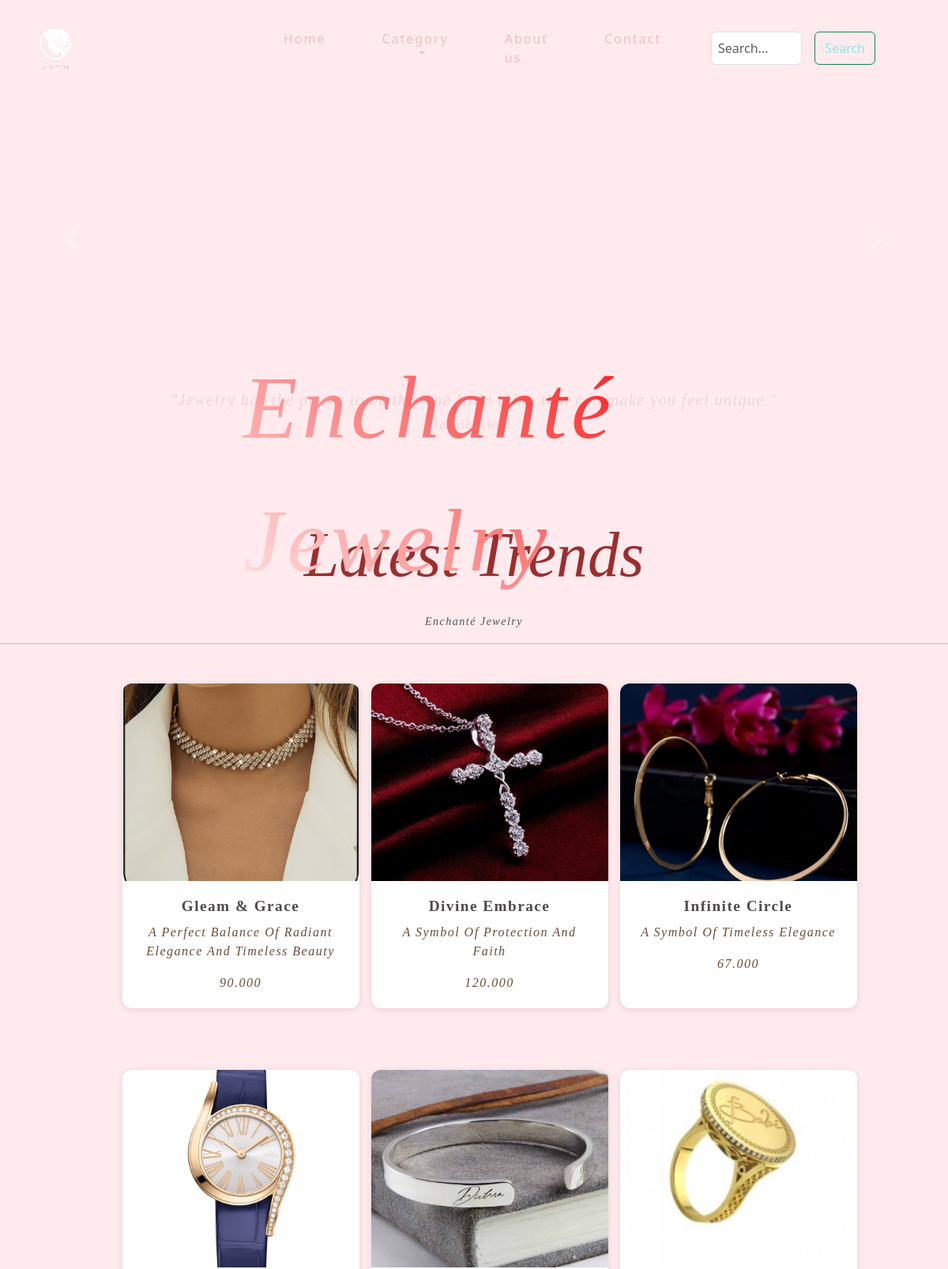
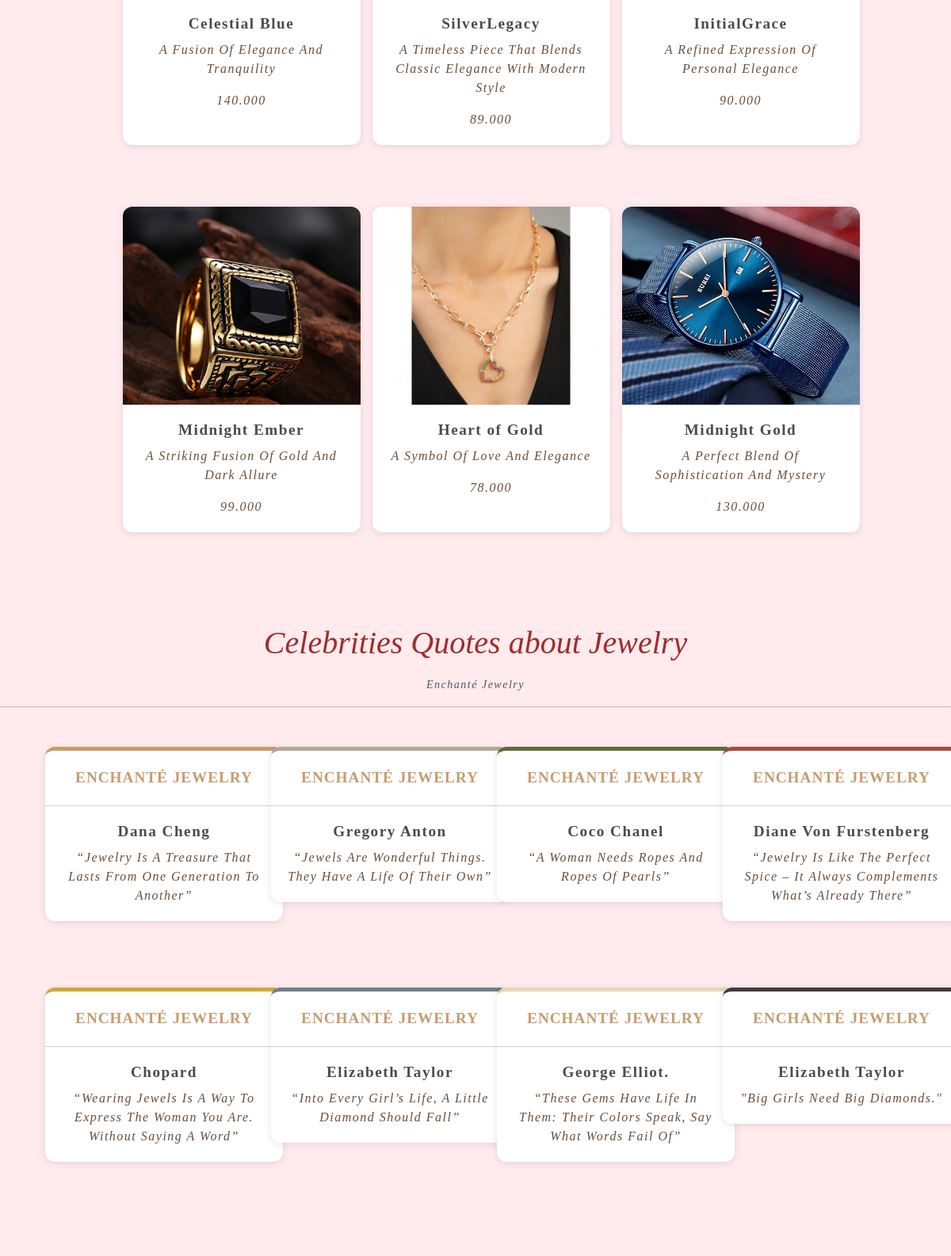
The page / (upper part) on the database its author committed (2 pictures, top to bottom).
### application/models.py (models this page shows, shortened)
class Item(models.Model):
    item_title = models.CharField(max_length=250,null=True, blank=True)
    item_image = models.ImageField(upload_to="item/", null=True, blank=True )
    item_price = models.DecimalField(max_digits=10, decimal_places=3, null=True, blank=True)
    item_description = models.TextField(max_length=500, null=True, blank=True)

### application/views.py (the view)
# urls.py: path("", views.project, name="projectPage"),
def project(request):
    categories = Category.objects.all()
    products = Product.objects.all()
    items = Item.objects.all()
    context = {"products": products, "categories": categories, "items": items}
    return render(request, "project.html", context)

### application/templates/project.html (shortened to what this page needs)
<!DOCTYPE html>
{% extends 'index.html' %}
{% load static %}
{% block content %}
<div id="carouselExampleCaptions" class="carousel slide" style="background-color: rgb(255, 234, 237); z-index: 1;">
    <div id="carouselExampleAutoplaying" class="carousel slide" data-bs-ride="carousel">
        <div class="carousel-inner">
            <div class="carousel-item active">
                <video autoplay muted loop style="width: 100%; height: 100%; object-fit: cover;">
                    <source
                        src="{% static 'images/356936_Gold Jewelry Necklace Presentation_By_David_Tembleque_Artlist_HD.mp4' %}"
                        type="video/mp4">
                </video>
                <div class="carousel-caption d-none d-md-block">
                    <h5 style="color:rgb(240, 214, 218); font-family: 'Playfair Display', serif; font-style: italic;">
                        "Jewelry has
                        the power to be this one little thing that can make you feel
                        unique."</h5>
                    <p style="color:rgb(240, 214, 218); font-family: 'Playfair Display', serif; font-style: italic;">
                        Jennie Kwon.
                    </p>
                </div>
            </div>
        </div>
        <button class="carousel-control-prev" type="button" data-bs-target="#carouselExampleAutoplaying"
            data-bs-slide="prev">
            <span class="carousel-control-prev-icon" aria-hidden="true"></span>
        </button>
        <button class="carousel-control-next" type="button" data-bs-target="#carouselExampleAutoplaying"
            data-bs-slide="next">
            <span class="carousel-control-next-icon" aria-hidden="true"></span>
        </button>
    </div>
    {% include 'navbar.html' %}
    <div>
        <h1 class="pagetitle mt-5 mb-4"
            style="font-style: italic; font-family: 'Playfair Display', serif; color: rgb(158, 45, 45); text-align: center; font-size: 80px;">
            Latest Trends</h1>
    </div>
    <p class="card-text" style="text-align: center; font-style: italic;">
        <small class="text-body-secondary">Enchanté Jewelry</small>
    </p>
    <hr>
    <main>
        <section class="container">
            <div class="row">
                {% for item in items %}
                <div class="col-12 col-md-6 col-lg-3 mb-5">
                    <a href="{% url 'itemPage' item.pk %}" style="text-decoration: none;">
                        <div class="card h-100">
                            <img src="{{item.item_image.url}}" class="card-img-top" alt="...">
                            <div class="card-body">
                                <h5 class="card-title">{{item.item_title}}</h5>
                                <p class="card-text">{{item.item_description}}</p>
                                <p class="card-text">{{item.item_price}}</p>
                            </div>
                        </div>
                    </a>
                </div>
                {% endfor %}
            </div>
        </section>
    </main>
    <div
        style="font-style: italic; font-family: 'Playfair Display', serif; color: rgb(158, 45, 45); text-align: center; font-size: 80px;">
        <h1 class="mt-5 mb-3">Celebrities Quotes about Jewelry</h1>
    </div>
    <p class="card-text" style="text-align: center; font-style: italic;">
        <small class="text-body-secondary">Enchanté Jewelry</small>
    </p>
    <hr>
    <div class="container mb-5">
        <div class="row">
            <div class="col-12 col-md-3">
                <div class="card border-primary mb-4">
                    <div class="card-header">Enchanté Jewelry</div>
                    <div class="card-body text-primary">
                        <h5 class="card-title">Dana Cheng</h5>
                        <p class="card-text">“Jewelry is a treasure that lasts from one generation to another”</p>
                    </div>
                </div>
            </div>
            <div class="col-12 col-md-3">
                <div class="card border-secondary mb-4">
                    <div class="card-header">Enchanté Jewelry</div>
                    <div class="card-body text-secondary">
                        <h5 class="card-title">Gregory Anton</h5>
                        <p class="card-text">“Jewels are wonderful things. They have a life of their own”</p>
                    </div>
                </div>
            </div>
            <div class="col-12 col-md-3">
                <div class="card border-success mb-4">
                    <div class="card-header">Enchanté Jewelry</div>
                    <div class="card-body text-success">
                        <h5 class="card-title">Coco Chanel</h5>
                        <p class="card-text">“A woman needs ropes and ropes of pearls”</p>
                    </div>
                </div>
            </div>
            <div class="col-12 col-md-3">
                <div class="card border-danger mb-4">
                    <div class="card-header">Enchanté Jewelry</div>
                    <div class="card-body text-danger">
                        <h5 class="card-title">Diane Von Furstenberg</h5>
                        <p class="card-text">“Jewelry is like the perfect spice – it always complements what’s already
                            there”</p>
                    </div>
                </div>
            </div>
            <div class="col-12 col-md-3">
                <div class="card border-warning mb-4">
                    <div class="card-header">Enchanté Jewelry</div>
                    <div class="card-body">
                        <h5 class="card-title">Chopard</h5>
                        <p class="card-text">“Wearing jewels is a way to express the woman you are. Without saying a
                            word”</p>
                    </div>
                </div>
            </div>
            <div class="col-12 col-md-3">
                <div class="card border-info mb-4">
                    <div class="card-header">Enchanté Jewelry</div>
                    <div class="card-body">
                        <h5 class="card-title">Elizabeth Taylor</h5>
                        <p class="card-text">“Into every girl’s life, a little diamond should fall”</p>
                    </div>
                </div>
            </div>
            <div class="col-12 col-md-3">
                <div class="card border-light mb-4">
                    <div class="card-header">Enchanté Jewelry</div>
                    <div class="card-body">
                        <h5 class="card-title">George Elliot.</h5>
                        <p class="card-text">“These gems have life in them: their colors speak, say what words fail of”
                        </p>
                    </div>
                </div>
            </div>
            <div class="col-12 col-md-3">
                <div class="card border-dark mb-4">
                    <div class="card-header">Enchanté Jewelry</div>
                    <div class="card-body">
                        <h5 class="card-title">Elizabeth Taylor</h5>
                        <p class="card-text">"Big girls need big diamonds."</p>
                    </div>
                </div>
            </div>
        </div>
    </div>
    {% endblock %}

### application/static/CSS/style.css (style rules this page uses)
* { margin: 0; padding: 0; box-sizing: border-box; }
body { line-height: 1.5; font-size: 2em; font-family:'Playfair Display', serif; }
.carousel-inner video { position: relative; height: auto; width: 100%; z-index: -1; filter: brightness(30%); }
h5 { font-family: 'Playfair Display', serif; letter-spacing: 1.5px; }
p { font-family: 'Playfair Display', serif; letter-spacing: 1.5px; text-transform: capitalize; }
.container { display: flex; margin: 30px; justify-content: space-between; gap: 20px; padding: 20px; margin-bottom: 20px; margin-right: 20px; border-radius: 10px; }
.card { width: 300px; height: 400px; background-color: #f0f0f0; border: 1px solid #ccc; box-shadow: 0 4px 8px rgba(0, 0, 0, 0.1); }
h1 { text-align: center; }
.pagetitle { text-align: left; }

### application/templates/project.html (style rules this page uses)
.row { display: flex; flex-wrap: wrap; gap: 30px; justify-content: center; }
.card { background-color: #fff; border-radius: 12px; border: none; box-shadow: 0 2px 10px rgba(0, 0, 0, 0.1); transition: transform 0.3s ease, box-shadow 0.3s ease; overflow: hidden; }
.card-img-top { height: 250px; object-fit: cover; transition: opacity 0.3s ease; }
.card-header { background-color: transparent; font-family: 'Playfair Display', serif; font-size: 1.2rem; color: #C69C6D; text-align: center; padding: 20px 0; font-weight: bold; letter-spacing: 1px; text-transform: uppercase; }
.card-body { padding: 20px; text-align: center; }
.card-title { font-family: 'Playfair Display', serif; font-size: 1.2rem; color: #4F4A4A; font-weight: bold; margin-bottom: 10px; }
.card-text { font-family: 'Times New Roman', Times, serif; font-size: 1rem; color: #6A4E39; font-style: italic; }
.border-primary { border-top: 5px solid #C69C6D !important; }
.border-secondary { border-top: 5px solid #B0A995 !important; }
.border-success { border-top: 5px solid #5D6B3B !important; }
.border-danger { border-top: 5px solid #A24D41 !important; }
.border-warning { border-top: 5px solid #D1A83C !important; }
.border-info { border-top: 5px solid #6A7F8C !important; }
.border-light { border-top: 5px solid #E3D9B4 !important; }
.border-dark { border-top: 5px solid #3E3C3A !important; }
.col-12.col-md-3 { flex: 1 1 calc(25% - 30px); max-width: calc(25% - 30px); margin-bottom: 30px; }

### rows shown on the page
Item: item_image (picture), item_title "Gleam & Grace", item_description "A Perfect Balance Of Radiant Elegance And Timeless Beauty", item_price "90.000"
Item: item_image (picture), item_title "Divine Embrace", item_description "A Symbol Of Protection And Faith", item_price "120.000"
Item: item_image (picture), item_title "Infinite Circle", item_description "A Symbol Of Timeless Elegance", item_price "67.000"
Item: item_image (picture), item_title "Celestial Blue", item_description "A Fusion Of Elegance And Tranquility", item_price "140.000"
Item: item_image (picture), item_title "SilverLegacy", item_description "A Timeless Piece That Blends Classic Elegance With Modern Style", item_price "89.000"
Item: item_image (picture), item_title "InitialGrace", item_description "A Refined Expression Of Personal Elegance", item_price "90.000"
Item: item_image (picture), item_title "Midnight Ember", item_description "A Striking Fusion Of Gold And Dark Allure", item_price "99.000"
Item: item_image (picture), item_title "Heart of Gold", item_description "A Symbol Of Love And Elegance", item_price "78.000"
Item: item_image (picture), item_title "Midnight Gold", item_description "A Perfect Blend Of Sophistication And Mystery", item_price "130.000"
